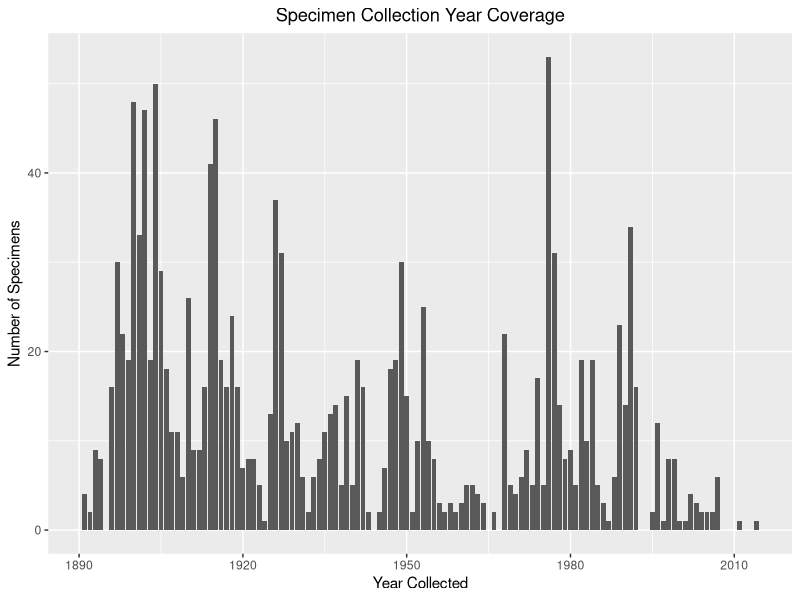
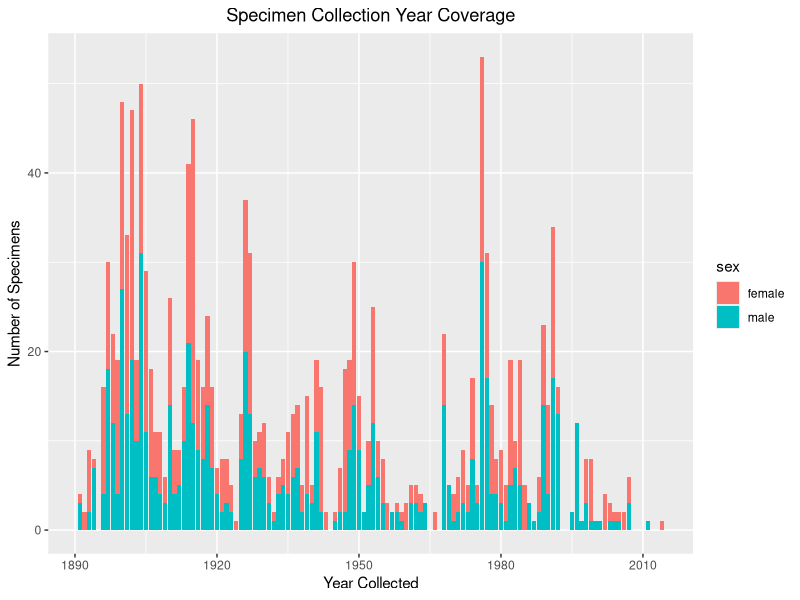
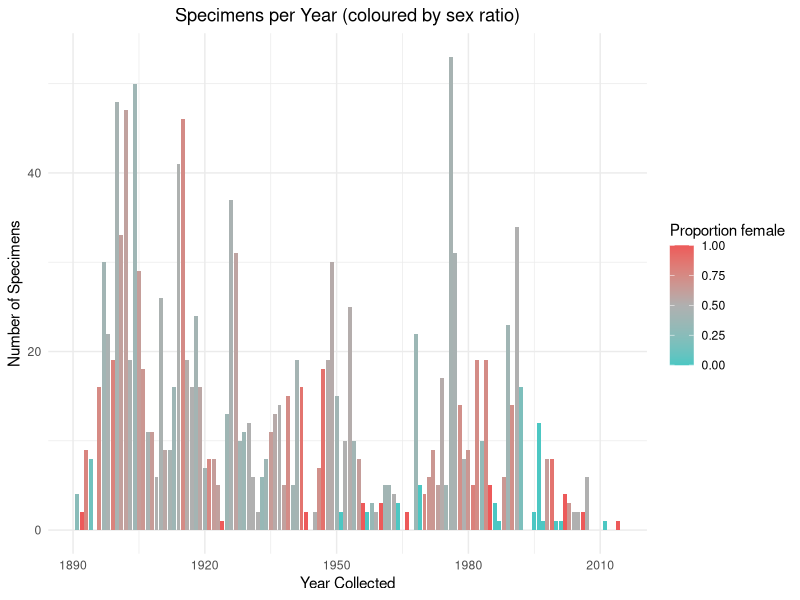
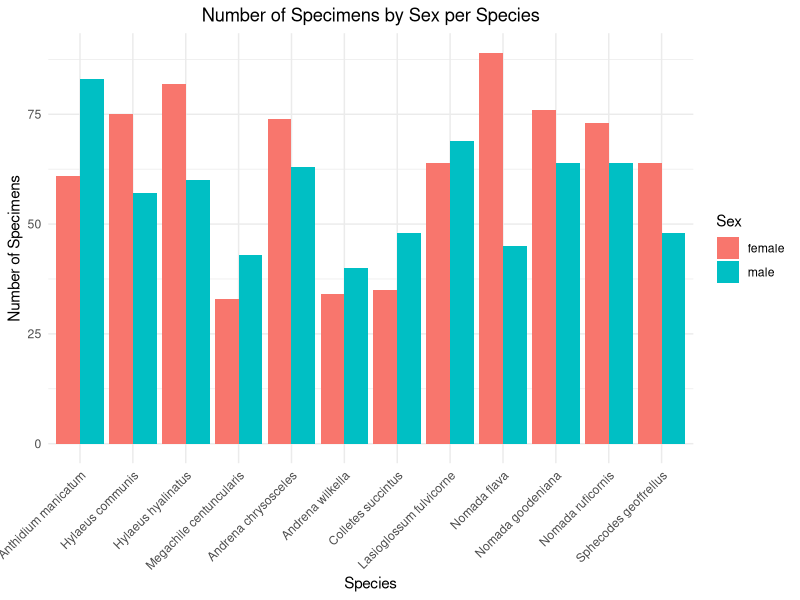
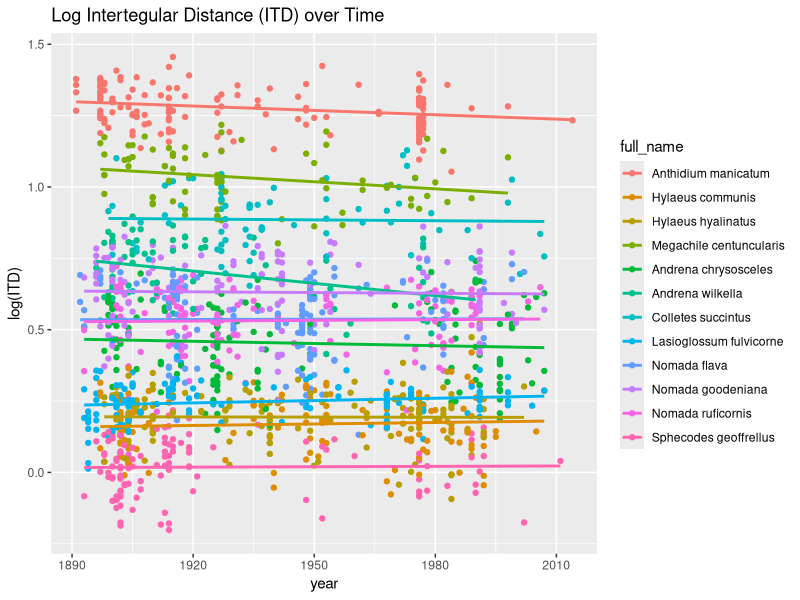
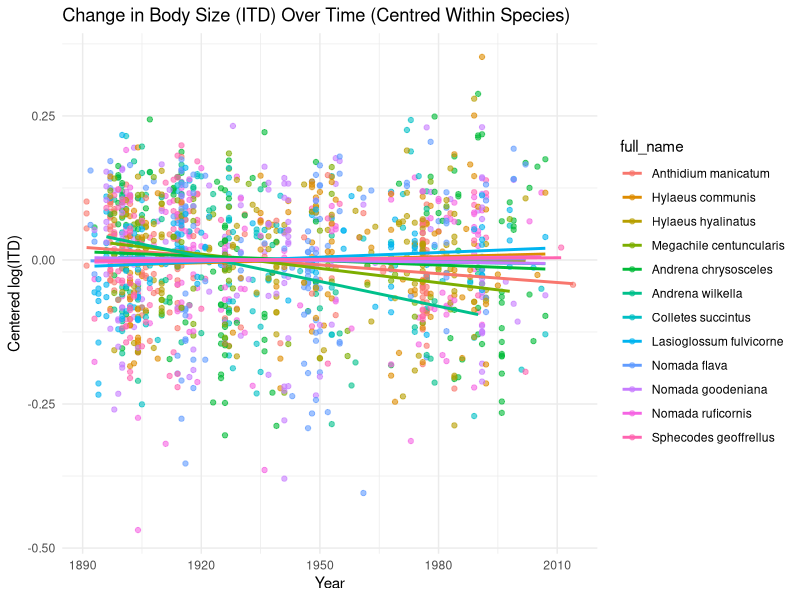

The R script that drew these images, in order:

library(ggplot2)
library(dplyr)


# Read in the dataset

bees_explore <- read.csv("Data/14_04_26_bees_temps_5km.csv")


# Shorten measurement names
bees_explore <- bees_explore %>%
  rename(
    HW = HW_mm,
    ITD = intertegular_distance_mm,
    FW = FW_length_mm,
    tibia = tibia_length_mm
  )


# Set species order so they are organised by ecology and consistent across plots
species_order <- c(
  "Anthidium manicatum",
  "Hylaeus communis",
  "Hylaeus hyalinatus",
  "Megachile centuncularis",
  "Andrena chrysosceles",
  "Andrena wilkella",
  "Colletes succintus",
  "Lasioglossum fulvicorne",
  "Nomada flava",
  "Nomada goodeniana",
  "Nomada ruficornis",
  "Sphecodes geoffrellus"
)
bees_explore$full_name <- factor(bees_explore$full_name, levels = species_order)


# Plot the number of bee specimens measured from each year

ggplot(bees_explore, aes(x = year)) + geom_bar() + ggtitle("Specimen Collection Year Coverage") + theme(plot.title = element_text(hjust = 0.5)) + xlab("Year Collected") + ylab("Number of Specimens")

# With no. of each sex shown
ggplot(bees_explore, aes(x = year, fill = sex)) +
  geom_bar() +
  ggtitle("Specimen Collection Year Coverage") +
  theme(plot.title = element_text(hjust = 0.5)) +
  xlab("Year Collected") +
  ylab("Number of Specimens")



# Specimens per year coloured by sex ratio

year_sex <- bees_explore %>%
  group_by(year) %>%
  summarise(
    n_total = n(),
    n_female = sum(sex == "female"),
    prop_female = n_female / n_total
  )
ggplot(year_sex, aes(x = year, y = n_total, fill = prop_female)) +
  geom_col() +
  scale_fill_gradient2(low = "#4cc7c3", mid = "#b0b0b0", high = "#ed5a5a", midpoint = 0.5,
                      name = "Proportion female") +
  ggtitle("Specimens per Year (coloured by sex ratio)") +
  theme_minimal() +
  theme(plot.title = element_text(hjust = 0.5)) +
  xlab("Year Collected") +
  ylab("Number of Specimens")



# Plot the number of specimens of each sex for each species
ggplot(bees_explore, aes(x = full_name, fill = sex)) +
  geom_bar(position = "dodge") +
  labs(
    title = "Number of Specimens by Sex per Species",
    x = "Species",
    y = "Number of Specimens",
    fill = "Sex"
  ) +
  theme_minimal() +
  theme(
    plot.title = element_text(hjust = 0.5),
    axis.text.x = element_text(angle = 45, hjust = 1)
  )

# Visualise the data with each measurement over time


# All species together but log transformed
ggplot(bees_explore, aes(x = year, y = log(ITD), color = full_name))+
  geom_point() +
  geom_smooth(method = "lm", se = FALSE) +
  ggtitle("Log Intertegular Distance (ITD) over Time") 



library(dplyr)

bees_explore <- bees_explore %>%
  mutate(log_ITD = log(ITD)) %>%
  group_by(full_name) %>%
  mutate(log_ITD_centered = log_ITD - mean(log_ITD, na.rm = TRUE)) %>%
  ungroup()

library(ggplot2)

ggplot(bees_explore, aes(x = year, y = log_ITD_centered, color = full_name)) +
  geom_point(alpha = 0.6) +
  geom_smooth(method = "lm", se = FALSE) +
  labs(
    title = "Change in Body Size (ITD) Over Time (Centred Within Species)",
    y = "Centered log(ITD)",
    x = "Year"
  ) +
  theme_minimal()
